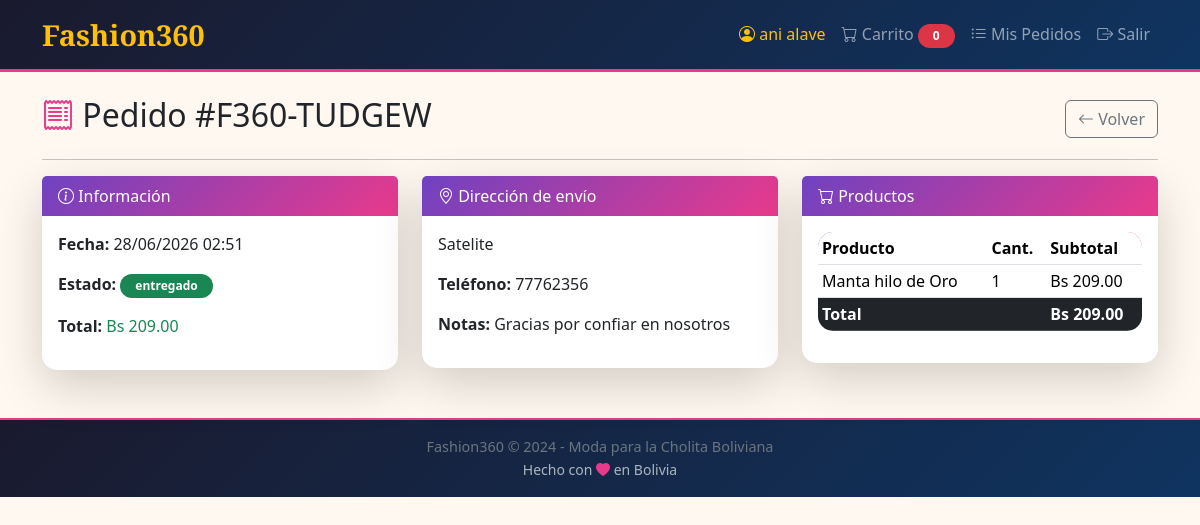
The page /pedido/1 (signed in) on the database its author committed.
### app/models/user.py (models this page shows, shortened)
class User(UserMixin, db.Model):
    __tablename__ = 'users'
    id = db.Column(db.Integer, primary_key=True)
    username = db.Column(db.String(80), unique=True, nullable=False)
    email = db.Column(db.String(120), unique=True, nullable=False)
    password_hash = db.Column(db.String(128), nullable=False)
    nombre_completo = db.Column(db.String(150), nullable=False)
    telefono = db.Column(db.String(20))
    direccion = db.Column(db.Text)
    rol = db.Column(db.String(20), default='cliente')  # admin, cliente
    activo = db.Column(db.Boolean, default=True)
    created_at = db.Column(db.DateTime, default=datetime.utcnow)
    updated_at = db.Column(db.DateTime, default=datetime.utcnow, onupdate=datetime.utcnow)
    pedidos = db.relationship('Pedido', backref='cliente', lazy=True)
    def is_admin(self):
        return self.rol == 'admin'

### app/models/pedido.py (models this page shows, shortened)
class Pedido(db.Model):
    __tablename__ = 'pedidos'
    id = db.Column(db.Integer, primary_key=True)
    codigo = db.Column(db.String(20), unique=True, nullable=False)
    total = db.Column(db.Numeric(10, 2), nullable=False)
    estado = db.Column(db.String(20), default='pendiente')  # pendiente, confirmado, enviado, entregado, cancelado
    direccion_envio = db.Column(db.Text, nullable=False)
    telefono_contacto = db.Column(db.String(20), nullable=False)
    notas = db.Column(db.Text)
    created_at = db.Column(db.DateTime, default=datetime.utcnow)
    updated_at = db.Column(db.DateTime, default=datetime.utcnow, onupdate=datetime.utcnow)
    user_id = db.Column(db.Integer, db.ForeignKey('users.id'), nullable=False)
    detalles = db.relationship('DetallePedido', backref='pedido', lazy=True, cascade='all, delete-orphan')

### app/models/detalle_pedido.py (models this page shows, shortened)
class DetallePedido(db.Model):
    __tablename__ = 'detalles_pedido'
    id = db.Column(db.Integer, primary_key=True)
    cantidad = db.Column(db.Integer, nullable=False)
    precio_unitario = db.Column(db.Numeric(10, 2), nullable=False)
    subtotal = db.Column(db.Numeric(10, 2), nullable=False)
    created_at = db.Column(db.DateTime, default=datetime.utcnow)
    pedido_id = db.Column(db.Integer, db.ForeignKey('pedidos.id'), nullable=False)
    producto_id = db.Column(db.Integer, db.ForeignKey('productos.id'), nullable=False)

### app/models/producto.py (models this page shows, shortened)
class Producto(db.Model):
    __tablename__ = 'productos'
    id = db.Column(db.Integer, primary_key=True)
    nombre = db.Column(db.String(150), nullable=False)
    descripcion = db.Column(db.Text)
    precio = db.Column(db.Numeric(10, 2), nullable=False)
    stock = db.Column(db.Integer, default=0)
    sku = db.Column(db.String(50), unique=True)
    destacado = db.Column(db.Boolean, default=False)
    activo = db.Column(db.Boolean, default=True)
    created_at = db.Column(db.DateTime, default=datetime.utcnow)
    updated_at = db.Column(db.DateTime, default=datetime.utcnow, onupdate=datetime.utcnow)
    categoria_id = db.Column(db.Integer, db.ForeignKey('categorias.id'), nullable=False)
    marca_id = db.Column(db.Integer, db.ForeignKey('marcas.id'), nullable=False)
    imagenes = db.relationship('Imagen', backref='producto', lazy=True, cascade='all, delete-orphan')
    detalles_pedido = db.relationship('DetallePedido', backref='producto', lazy=True)

### app/blueprints/shop/routes.py (the view)
@shop_bp.route('/pedido/<int:pedido_id>')
@login_required
def detalle_pedido(pedido_id):
    pedido = Pedido.query.get_or_404(pedido_id)
    if pedido.user_id != current_user.id and not current_user.is_admin():
        flash('No tienes permiso para ver este pedido', 'danger')
        return redirect(url_for('shop.index'))
    return render_template('shop/detalle_pedido.html', pedido=pedido)

### app/extensions.py (called while the page is built)
@login_manager.user_loader
def load_user(user_id):
    from app.models import User
    return User.query.get(int(user_id))

### app/templates/shop/detalle_pedido.html (shortened to what this page needs)
{% extends 'base.html' %}
{% block content %}
<div class="container mt-4">
    <div class="d-flex justify-content-between align-items-center">
        <h2>
            <i class="bi bi-receipt" style="color: #E83A8B;"></i>
            Pedido {{ pedido.codigo }}
        </h2>
        <a href="{{ url_for('shop.mis_pedidos') }}" class="btn btn-outline-secondary">
            <i class="bi bi-arrow-left"></i> Volver
        </a>
    </div>
    <hr>
    <div class="row">
        <div class="col-md-4">
            <div class="card shadow-lg border-0">
                <div class="card-header">
                    <i class="bi bi-info-circle"></i> Información
                </div>
                <div class="card-body">
                    <p><strong>Fecha:</strong> {{ pedido.created_at.strftime('%d/%m/%Y %H:%M') }}</p>
                    <p><strong>Estado:</strong>
                        <span class="badge
                            {% if pedido.estado == 'pendiente' %}bg-warning text-dark
                            {% elif pedido.estado == 'confirmado' %}bg-info
                            {% elif pedido.estado == 'enviado' %}bg-primary
                            {% elif pedido.estado == 'entregado' %}bg-success
                            {% else %}bg-danger{% endif %}">
                            {{ pedido.estado }}
                        </span>
                    </p>
                    <p><strong>Total:</strong> <span class="text-success">Bs {{ "%.2f"|format(pedido.total) }}</span></p>
                </div>
            </div>
        </div>
        <div class="col-md-4">
            <div class="card shadow-lg border-0">
                <div class="card-header">
                    <i class="bi bi-geo-alt"></i> Dirección de envío
                </div>
                <div class="card-body">
                    <p>{{ pedido.direccion_envio }}</p>
                    <p><strong>Teléfono:</strong> {{ pedido.telefono_contacto }}</p>
                    {% if pedido.notas %}
                        <p><strong>Notas:</strong> {{ pedido.notas }}</p>
                    {% endif %}
                </div>
            </div>
        </div>
        <div class="col-md-4">
            <div class="card shadow-lg border-0">
                <div class="card-header">
                    <i class="bi bi-cart"></i> Productos
                </div>
                <div class="card-body">
                    <div class="table-responsive">
                        <table class="table table-sm">
                            <thead>
                                <tr>
                                    <th>Producto</th>
                                    <th>Cant.</th>
                                    <th>Subtotal</th>
                                </tr>
                            </thead>
                            <tbody>
                                {% for d in pedido.detalles %}
                                <tr>
                                    <td>{{ d.producto.nombre }}</td>
                                    <td>{{ d.cantidad }}</td>
                                    <td>Bs {{ "%.2f"|format(d.precio_unitario * d.cantidad) }}</td>
                                </tr>
                                {% endfor %}
                            </tbody>
                            <tfoot>
                                <tr class="table-dark">
                                    <td colspan="2"><strong>Total</strong></td>
                                    <td><strong>Bs {{ "%.2f"|format(pedido.total) }}</strong></td>
                                </tr>
                            </tfoot>
                        </table>
                    </div>
                </div>
            </div>
        </div>
    </div>
</div>
{% endblock %}

### app/templates/base.html (shortened to what this page needs)
<!DOCTYPE html>
<html lang="es">
<head>
    <link href="https://cdn.jsdelivr.net/npm/bootstrap@5.3.3/dist/css/bootstrap.min.css" rel="stylesheet">
    <link href="https://cdn.jsdelivr.net/npm/bootstrap-icons/font/bootstrap-icons.css" rel="stylesheet">
    <link rel="stylesheet" href="{{ url_for('static', filename='css/style.css') }}">
</head>
<body>
    <nav class="navbar navbar-expand-lg navbar-dark" style="background: linear-gradient(135deg, #1A1A2E, #0F3460); border-bottom: 3px solid #E83A8B;">
        <div class="container">
            <a class="navbar-brand" href="{{ url_for('shop.index') }}" style="font-family: 'Playfair Display', serif; font-weight: 700; font-size: 1.8rem;">
                 Fashion360
            </a>
            <div class="collapse navbar-collapse" id="navbarNav">
                <ul class="navbar-nav ms-auto">
                    {% if current_user.is_authenticated %}
                        <li class="nav-item">
                            <span class="nav-link text-warning">
                                <i class="bi bi-person-circle"></i> {{ current_user.nombre_completo }}
                            </span>
                        </li>
                        {% if not current_user.is_admin() %}
                            <li class="nav-item">
                                <a class="nav-link" href="{{ url_for('shop.ver_carrito') }}">
                                    <i class="bi bi-cart"></i> Carrito
                                    <span class="badge bg-danger rounded-pill" id="carrito-contador">0</span>
                                </a>
                            </li>
                            <li class="nav-item">
                                <a class="nav-link" href="{{ url_for('shop.mis_pedidos') }}">
                                    <i class="bi bi-list-ul"></i> Mis Pedidos
                                </a>
                            </li>
                        {% endif %}
                        <li class="nav-item">
                            <a class="nav-link" href="{{ url_for('auth.logout') }}">
                                <i class="bi bi-box-arrow-right"></i> Salir
                            </a>
                        </li>
                    {% endif %}
                </ul>
            </div>
        </div>
    </nav>
    <main>
        {% block content %}{% endblock %}
    </main>
    <footer class="text-center py-3 mt-5" style="background: #f8f5f0; border-top: 2px solid #E83A8B;">
        <div class="container">
            <p class="mb-0" style="font-size: 0.9rem; color: #6c757d;">
                Fashion360 © 2024 - Moda para la Cholita Boliviana
            </p>
            <small style="color: #adb5bd;">
                Hecho con <i class="bi bi-heart-fill" style="color: #E83A8B;"></i> en Bolivia
            </small>
        </div>
    </footer>
</body>
</html>

### app/static/css/style.css (style rules this page uses)
body { background-color: #FFF8F0; font-family: 'Segoe UI', Tahoma, Geneva, Verdana, sans-serif; }
.navbar-dark { background: linear-gradient(135deg, #1A1A2E, #0F3460) !important; border-bottom: 3px solid #E83A8B; }
.navbar-brand { font-family: 'Playfair Display', serif; font-weight: 700; font-size: 1.8rem; color: #FFC107 !important; }
.card { border: none; border-radius: 15px; box-shadow: 0 8px 25px rgba(0,0,0,0.08); transition: transform 0.3s ease; }
.card-header { background: linear-gradient(135deg, #6F42C1, #E83A8B) !important; color: white !important; border: none; }
.table { border-radius: 15px; overflow: hidden; }
.table thead { background: linear-gradient(135deg, #6F42C1, #E83A8B); color: white; }
.badge { padding: 6px 15px; border-radius: 20px; }
footer { background: linear-gradient(135deg, #1A1A2E, #0F3460) !important; border-top: 3px solid #E83A8B; }

### rows shown on the page
User: nombre_completo "ani alave"
Pedido: codigo "#F360-TUDGEW", created_at "28/06/2026 02:51", estado "entregado", total "209.00", direccion_envio "Satelite", telefono_contacto "77762356", notas "Gracias por confiar en nosotros"
DetallePedido: producto.nombre "Manta hilo de Oro", cantidad "1", d.precio_unitario*d.cantidad "209.00"
